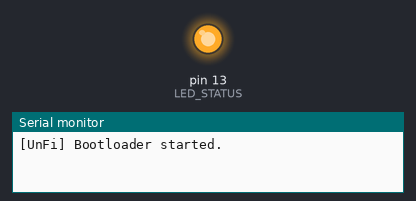
The sketch below on a simulated Arduino Uno, built for the host (arithmetic inside an expression is 32-bit, double 64-bit). Shown: output pins drawn as LEDs (lit = HIGH), the last lines printed to the serial monitor.

Above: at 0.1 s.
At 2.2 s:
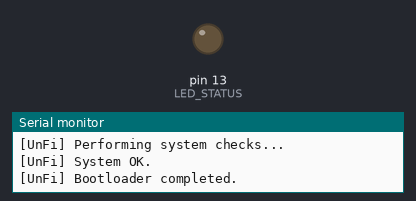
Timing chart, 0 to 3.7 s (numbered marks = the images above):
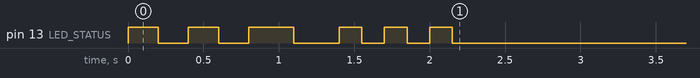

The sketch:

boot.ino
```cpp
//    UUUUUUUU     UUUUUUUU                 FFFFFFFFFFFFFFFFFFFFFF  iiii
//    U::::::U     U::::::U                 F::::::::::::::::::::F i::::i
//    U::::::U     U::::::U                 F::::::::::::::::::::F  iiii
//    UU:::::U     U:::::UU                 FF::::::FFFFFFFFF::::F
//     U:::::U     U:::::Unnnn  nnnnnnnn      F:::::F       FFFFFFiiiiiii
//     U:::::D     D:::::Un:::nn::::::::nn    F:::::F             i:::::i
//     U:::::D     D:::::Un::::::::::::::nn   F::::::FFFFFFFFFF    i::::i
//     U:::::D     D:::::Unn:::::::::::::::n  F:::::::::::::::F    i::::i
//     U:::::D     D:::::U  n:::::nnnn:::::n  F:::::::::::::::F    i::::i
//     U:::::D     D:::::U  n::::n    n::::n  F::::::FFFFFFFFFF    i::::i
//     U:::::D     D:::::U  n::::n    n::::n  F:::::F              i::::i
//     U::::::U   U::::::U  n::::n    n::::n  F:::::F              i::::i
//     U:::::::UUU:::::::U  n::::n    n::::nFF:::::::FF           i::::::i
//      UU:::::::::::::UU   n::::n    n::::nF::::::::FF           i::::::i
//        UU:::::::::UU     n::::n    n::::nF::::::::FF           i::::::i
//          UUUUUUUUU       nnnnnn    nnnnnnFFFFFFFFFFF           iiiiiiii

/*
  UnFi Bootloader / Logger by Sliz®
  Arduino MKR_Wifi_1010
  Version 1.start.up
*/

#include <Arduino.h>

#define LOG Serial
bool bootCompleted = false;

#define LED_STATUS 13

void blinkLED(int times, int delayMs) {
  for (int i = 0; i < times; i++) {
    digitalWrite(LED_STATUS, HIGH);
    delay(delayMs);
    digitalWrite(LED_STATUS, LOW);
    delay(delayMs);
  }
}

void logBootStart() {
  LOG.println("[UnFi] Bootloader started.");
  blinkLED(2, 200);
}

void logBootEnd() {
  LOG.println("[UnFi] Bootloader completed.");
  blinkLED(3, 150);
  bootCompleted = true;
}

void logError(String msg) {
  LOG.print("[UnFi ERROR] ");
  LOG.println(msg);
  blinkLED(5, 100);
}

void checkSystem() {
  LOG.println("[UnFi] Performing system checks...");
  blinkLED(1, 300);
  LOG.println("[UnFi] System OK.");
}

// Your code here
// #include <code.h> and other

void userSetup() {
  // Your setup code here
}

void userLoop() {
  // Your loop code here
}

void setup() {
  pinMode(LED_STATUS, OUTPUT);
  Serial.begin(115200);
  while (!Serial) { ; }

  logBootStart();
  checkSystem();

  try { userSetup(); }
  catch (...) { logError("Error in user setup!"); }

  logBootEnd();
}

void loop() {
  if (!bootCompleted) return;

  try { userLoop(); }
  catch (...) { logError("Error in user loop!"); }
}
```
